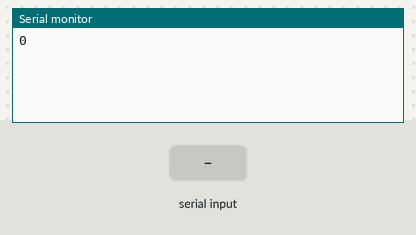
The sketch below on a simulated Arduino Uno, built with avr-gcc and run on an emulated ATmega328P. Parts: the last lines printed to the serial monitor. Inputs (shaded band) come from the test bench.

Above: at 1.2 s.
1.3 s: "pi" received over Serial
At 2.2 s:
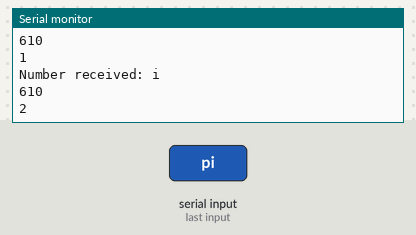
2.8 s: "1" received over Serial
At 4.3 s:
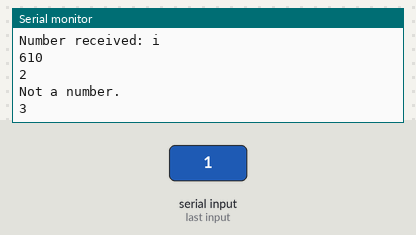
Timing chart, 0 to 5.8 s (numbered marks = the images above; inputs shaded):
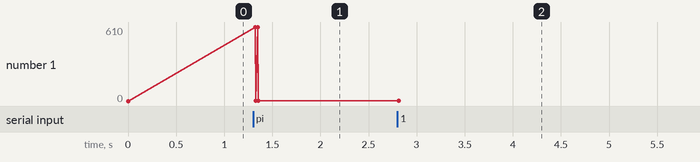

Measured:
- after the input at 1.3 s, the serial monitor: prints a new line at once (image 1)
- after the input at 2.8 s, the serial monitor: prints a new line at once (image 2)
- plotted number 1: 0 → 2 after the input at 1.3 s, 2 → 3 after the input at 2.8 s

The sketch:

arduino_read_serial_test.ino
```cpp
#include "Parameters.h"

String root = "ard"; //sets arduino to active
int accum = 0;
char rx_byte = 0;

void setup() {
  // put your setup code here, to run once:
  Serial.begin(9600);
}

void loop() {
  // put your main code here, to run repeatedly:
  if(root == "pi"){
    receiveData();
  }
  else{
    sendData(accum++);
  }
}

void receiveData(){
  // put your main code here, to run repeatedly:
  if (Serial.available() > 0) {    // is a character available?
    rx_byte = Serial.read();       // get the character
    root = "ard";

    // check if a number was received
    if ((rx_byte >= 'A') /*&& (rx_byte <= '9')*/) {
      Serial.print("Number received: ");
      Serial.println(rx_byte);
      Serial.println("610");
    }
    else {
      Serial.println("Not a number.");
    }
  } // end: if (Serial.available() > 0)
}

void sendData(int val){
  Serial.println(val);
  root = "pi"; //sets pi to active
}
```

Parameters.h
```cpp
#ifndef PARAMETERS_H
#define PARAMETERS_H

#define A 610
//#define B 90

#endif
```
